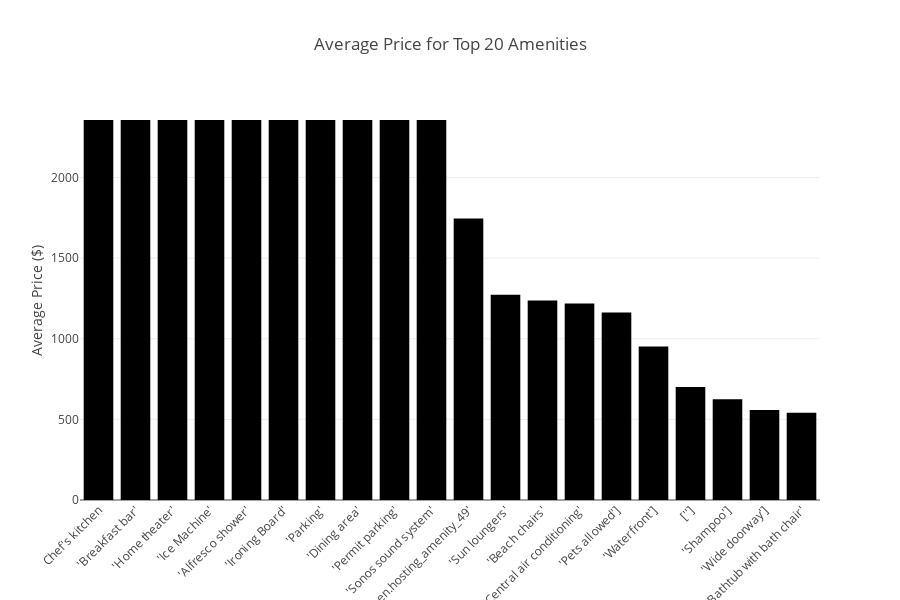

Write notebook code for a chart like this one.
### Code cell
import plotly.express as px
import streamlit as st
import pandas as pd

# Assuming df is your DataFrame
# First, we need to preprocess the amenities data
def process_amenities(df):
    # Split the amenities string into a list
    df['amenities_list'] = df['amenities'].str.strip('{}').str.split(',')
    
    # Explode the DataFrame so each amenity gets its own row
    exploded_df = df.explode('amenities_list')
    
    # Clean up the amenity names
    exploded_df['amenities_list'] = exploded_df['amenities_list'].str.strip().str.strip('"')
    
    # Group by amenity and calculate average price
    amenity_prices = exploded_df.groupby('amenities_list')['price'].mean().sort_values(ascending=False).reset_index()
    
    return amenity_prices.head(20)  # Return top 20 amenities by average price

# Process the data
amenity_prices = process_amenities(df)

# Create the bar chart
fig5 = px.bar(amenity_prices,
              x='amenities_list',
              y='price',
              title='Average Price for Top 20 Amenities',
              labels={'amenities_list': 'Amenity', 'price': 'Average Price'},
              height=600)

# Customize the layout
fig5.update_layout(
    xaxis_tickangle=-45,
    xaxis_title='',
    yaxis_title='Average Price ($)',
    margin=dict(b=100)  # Increase bottom margin to prevent label cutoff
)

# Display the chart in Streamlit
fig5.show()

### Figure 1 — Plotly figure (JSON) as saved in the notebook; plotly's stock layout.template omitted (floating-point values rounded to 4 significant figures)
{"data": [{"alignmentgroup": "True", "hovertemplate": "Amenity=%{x}<br>Average Price=%{y}<extra></extra>", "legendgroup": "", "marker": {"color": "#000001", "pattern": {"shape": ""}}, "name": "", "offsetgroup": "", "orientation": "v", "showlegend": false, "textposition": "auto", "type": "bar", "x": ["Chef's kitchen", "'Breakfast bar'", "'Home theater'", "'Ice Machine'", "'Alfresco shower'", "'Ironing Board'", "'Parking'", "'Dining area'", "'Permit parking'", "'Sonos sound system'", "['translation missing: en.hosting_amenity_49'", "'Sun loungers'", "'Beach chairs'", "'Central air conditioning'", "'Pets allowed']", "'Waterfront']", "['']", "'Shampoo']", "'Wide doorway']", "'Bathtub with bath chair'"], "xaxis": "x", "y": [2356, 2356, 2356, 2356, 2356, 2356, 2356, 2356, 2356, 2356, 1746, 1272.0, 1238.0, 1219, 1162.0, 951, 701.0, 624, 557.5, 540.5], "yaxis": "y"}], "layout": {"barmode": "relative", "height": 600, "legend": {"tracegroupgap": 0}, "margin": {"b": 100}, "title": {"text": "Average Price for Top 20 Amenities"}, "xaxis": {"anchor": "y", "domain": [0, 1], "tickangle": -45, "title": {"text": ""}}, "yaxis": {"anchor": "x", "domain": [0, 1], "title": {"text": "Average Price ($)"}}}}
